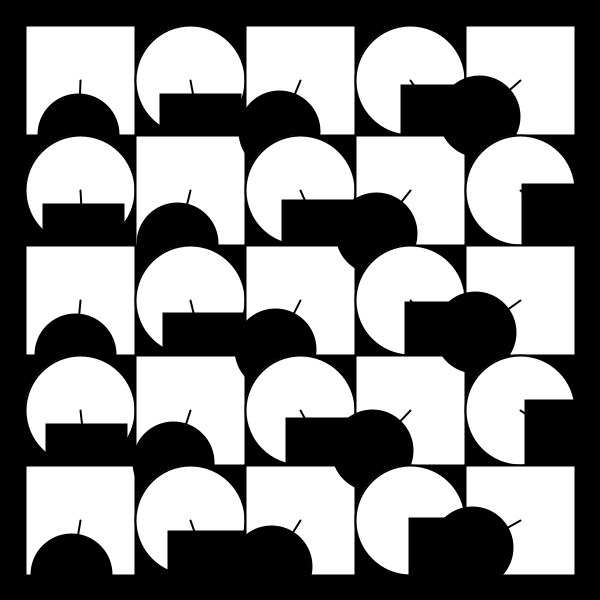
Frame 1 (no input)
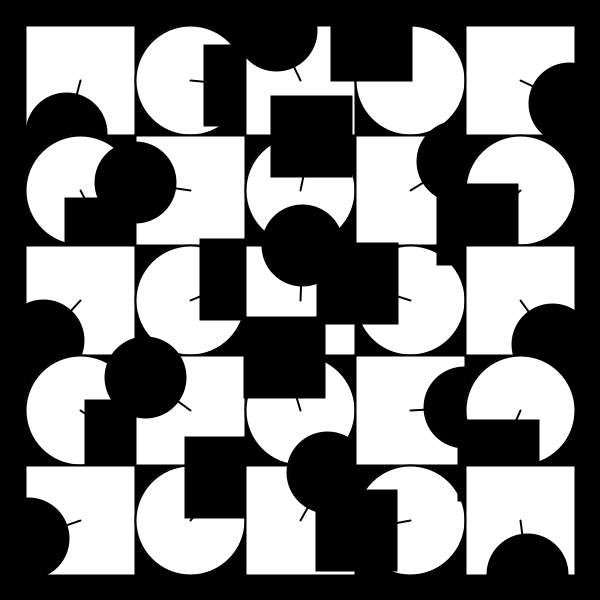
Frame 60 (the mouse pressed at the canvas centre just before this capture)
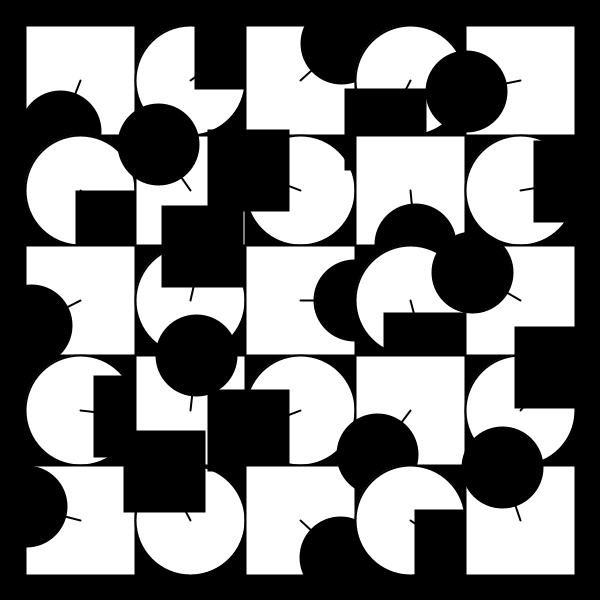
Frame 120 (the mouse held since frame 60 and released just before this capture)

The Processing sketch that drew these frames (run headless with seeded random() and noise(); from frame 60 on, the mouse is pressed at the canvas centre):

// Processing sketch: processing_151364
// ── processing_151364.pde

/*
 * Futurelearn | Creative Coding
 * Week 2 - 12th June 2014
 * All the Clocks
 * by Chris Dymond (c)
 *
 * This program draws a grid of circular and square "clocks", whose hands move according to the elasped time.
 * The higher the clock number the faster it moves, the first clock takes 1 min to go all the way around.
 * Attached to the hands are solid round and square shapes that move with them and show the draw layering. 
 * 
 */

void setup() {
  size(600, 600);
  rectMode(CENTER);
  noStroke();
}


void draw() {
  background(0);
  noStroke();

  int num = 5;
  int margin = 80;

  float gutter = 0; //distance between each cell
  float cellsize = ( width - (2 * margin) - gutter * (num - 1) ) / (num - 1);

  int circleNumber = 0; // counter

  for (int i=0; i<num; i++) {
    for (int j=0; j<num; j++) {
      ++circleNumber;

      float tx = margin + cellsize * i + gutter * i;
      float ty = margin + cellsize * j + gutter * j;
      if (circleNumber%2 == 0) {
          movingCircle(tx, ty, cellsize, circleNumber * TWO_PI * millis() / 60000.0);
        } else {
          movingSquare(tx, ty, cellsize, circleNumber * TWO_PI * millis() / 60000.0);
      }
    }
  }
}//end of draw 

// draw the square clocks
void movingSquare(float x, float y, float size, float angle) {

//  x = x + (int) random (-7,7); // offset x
//  y = y + (int) random (-7,7); // offset y
  
  // calculate endpoint of the line
  float tempX = x - (size / 2) * sin(angle);
  float tempY = y + (size / 2) * cos(angle);

  stroke(0);
  strokeWeight(2);
  fill(#FFFFFF);
  rect(x, y, size, size);         // draw the square clock face

  stroke(0);
  strokeWeight(2);
  fill(0);
  line(x, y, tempX, tempY);       // draw the line
  ellipse(tempX, tempY, 80, 80);  // draw the circle on the end
}

// draw the circular clocks
void movingCircle(float x, float y, float size, float angle) {

  // calculate endpoint of the line
  float tempX = x + (size / 2) * sin(angle);
  float tempY = y + (size / 2) * cos(angle);

  stroke(0);
  strokeWeight(2);
  fill(#FFFFFF);
  ellipse(x, y, size, size); // draw the circlular clock face

  
  stroke(0);
  strokeWeight(2);
  fill(0);
  line(x, y, tempX, tempY);     // draw the line
  rect(tempX, tempY, 80, 80);   // draw the square on the end
}
